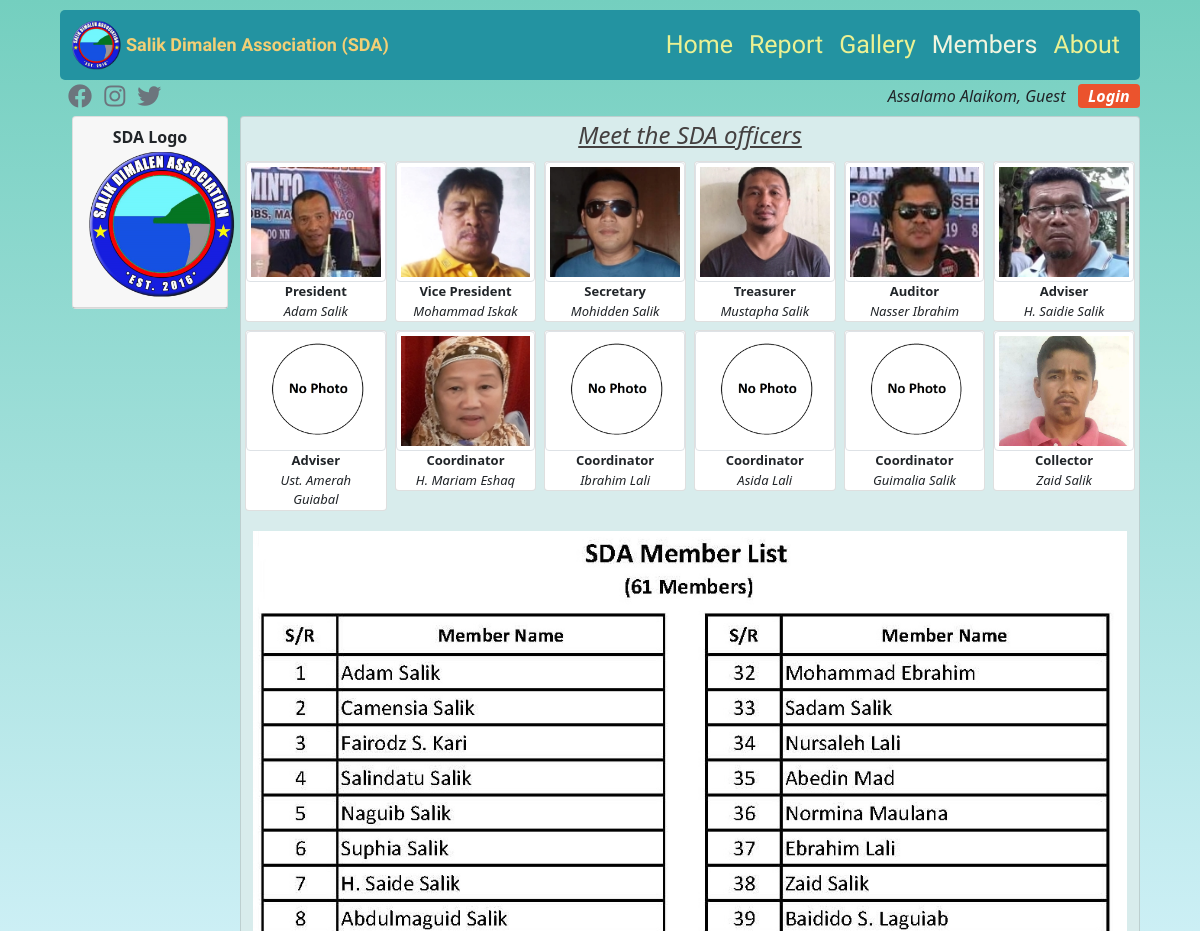
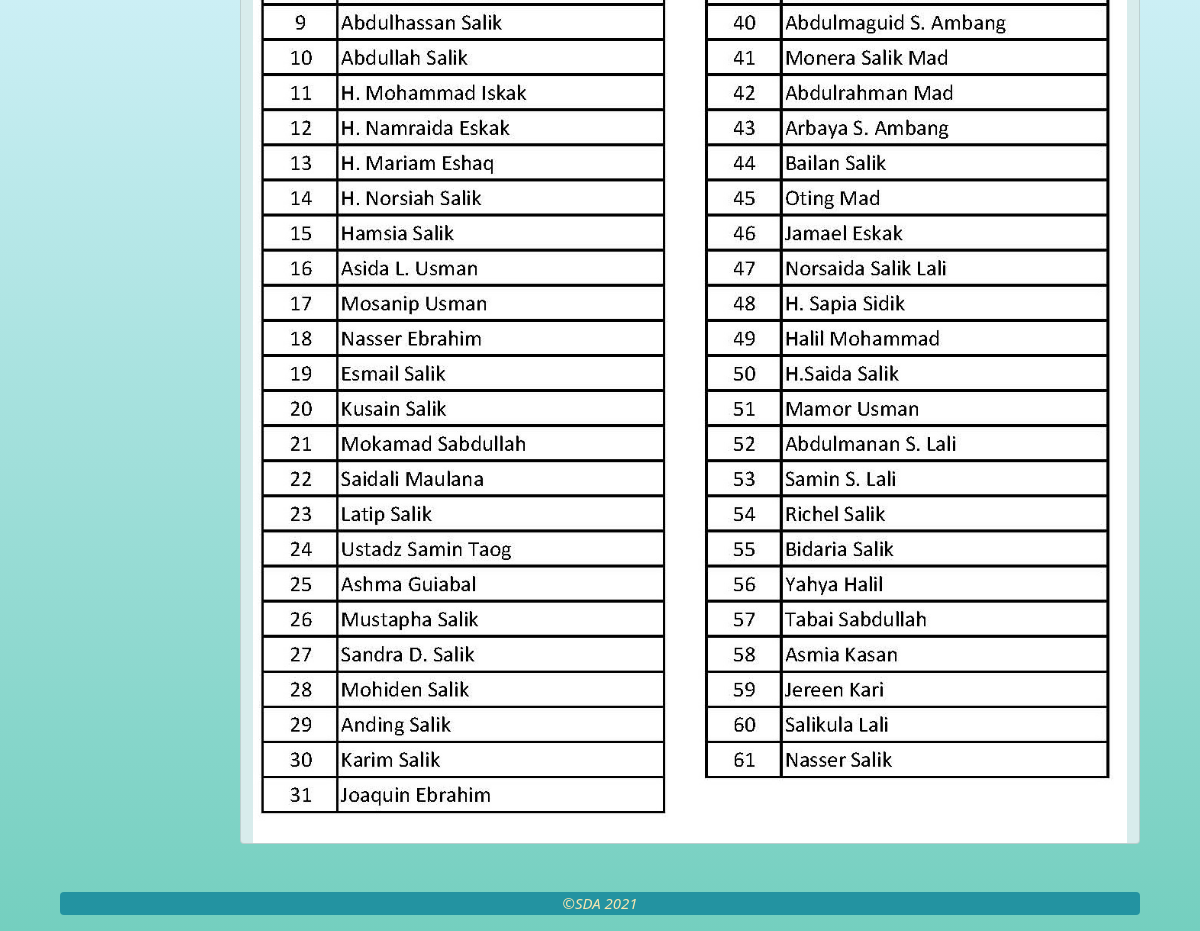
The page /members/ on the database its author committed (2 pictures, top to bottom).
### mainapp/models.py (models this page shows, shortened)
class MemberList(models.Model):
  position_choices = (
    ('member', 'MEMBER'),
    ('president', 'PRESIDENT'),
    ('vice president', 'VICE PRESIDENT'),
    ('secretary', 'SECRETARY'),
    ('treasurer', 'TREASURER'),
    ('auditor', 'AUDITOR'),
    ('adviser', 'ADVISER'),
    ('coordinator', 'COORDINATOR'),
    ('collector', 'COLLECTOR'),
  )
  first_name = models.CharField(max_length=50)
  last_name = models.CharField(max_length=50)
  position = models.CharField(max_length=20, choices=position_choices)
  contact = models.CharField(max_length=15)
  image = models.ImageField(upload_to='images/', null=False)

class UploadPhoto(models.Model):
  album = models.ForeignKey(Album, on_delete=models.SET_NULL, null=True)
  image = models.ImageField(upload_to='images/', null=False)

### mainapp/views.py (the view)
# urls.py: path('members/', views.members, name='members'),
def members(request):
  allImage = UploadPhoto.objects.all()
  sda_officers = MemberList.objects.all()
  officer_list = []
  for officer in sda_officers:
    if officer.position != 'member':
      officer_list.append(officer)
  context ={'members_active': 'active_page', 'officer_list':officer_list, 'allImage':allImage}
  return render(request, 'mainapp/members.html',context)

### mainapp/templates/mainapp/members.html (shortened to what this page needs)
{% extends 'mainapp/base.html' %}
{% block content%}
{% load static %}
<div class="container-fluid">
    <div class="row">
        <div class="col-md-2">
            <div class="card">
                <div class="card-header fw-bold text-center">
                  SDA Logo
                  <img src="{% static 'images/SDA-logo.png' %}"  alt='missing' class="members-logo"/>
                </div>
            </div>
        </div>
        <div class="col-md-10 card about-bg-color member-wrapper">
            <h4 class="text-center mt-1 fst-italic text-decoration-underline" style="color: rgb(68, 64, 64);">Meet the SDA officers</h4>
            <div class="row mb-3">
                {% for officer in officer_list %}
                <div class="col-sm-2 p-1">
                    <div class="card">
                        <img src="{{ officer.image.url }}" class="img-thumbnail" alt="...">
                        <div class="card-body text-center py-0">
                            <p class="card-text my-0 fw-bold">{{ officer.position }}</p>
                            <p class="card-text my-0 fst-italic">{{officer.first_name}} {{officer.last_name}}</p>
                        </div>
                    </div>
                </div>
                {% empty %}
                <h3>No photo....</h3>
                {% endfor %}
            </div>
                    {% for image in allImage %}
                        {% if image.album.name == 'Member List' %}
                            <img src="{{ image.image.url }}" alt="">
                        {% endif %}
                    {% endfor %}
        </div>
    </div>
</div>
{% endblock %}

### static/css/style.css (style rules this page uses)
body { margin: 0; padding: 0; background-image: linear-gradient(#74cfbf, #cceff5, #74cfbf); }
.img-thumbnail { height: 150px; object-fit: cover; }
.members-logo { width: 150; height: 150; }

### mainapp/templates/mainapp/members.html (style rules this page uses)
.img-thumbnail { height: 120px; object-fit: cover; }
.about-bg-color { background:rgb(216, 236, 236) }
.card-text { text-transform: capitalize; font-size: small; }

### rows shown on the page
MemberList: image (picture), position "President", first_name "Adam", last_name "Salik"
MemberList: image (picture), position "Vice President", first_name "Mohammad", last_name "Iskak"
MemberList: image (picture), position "Secretary", first_name "Mohidden", last_name "Salik"
MemberList: image (picture), position "Treasurer", first_name "Mustapha", last_name "Salik"
MemberList: image (picture), position "Auditor", first_name "Nasser", last_name "Ibrahim"
MemberList: image (picture), position "Adviser", first_name "H. Saidie", last_name "Salik"
MemberList: image (placeholder picture), position "Adviser", first_name "Ust. Amerah", last_name "Guiabal"
MemberList: image (picture), position "Coordinator", first_name "H. Mariam", last_name "Eshaq"
MemberList: image (placeholder picture), position "Coordinator", first_name "Ibrahim", last_name "Lali"
MemberList: image (placeholder picture), position "Coordinator", first_name "Asida", last_name "Lali"
MemberList: image (placeholder picture), position "Coordinator", first_name "Guimalia", last_name "Salik"
MemberList: image (picture), position "Collector", first_name "Zaid", last_name "Salik"
UploadPhoto: image (picture)
